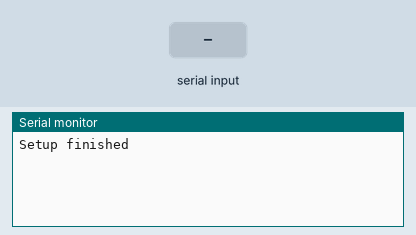
A sketch run on a simulated Arduino Uno, built with avr-gcc and run on an emulated ATmega328P. Parts: the last lines printed to the serial monitor. The inputs (shaded band) are chosen by the test bench.

Above: at 1.2 s.
1.3 s: "90,45\n" received over Serial
At 2.1 s:
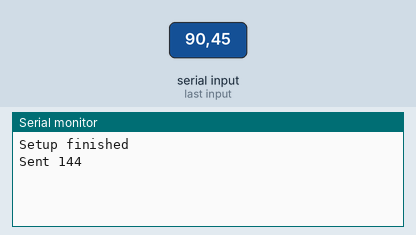
2.8 s: "30,150\n" received over Serial
At 3.3 s:
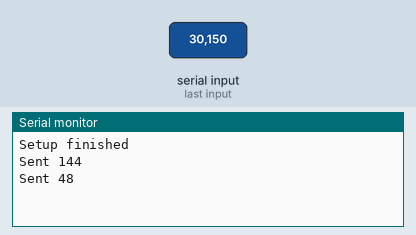

The sketch:

send.ino
```cpp
#include <IRremote.h>


IRsend irsend;

int RECV_PIN = 8;


unsigned long readsignal()
{
    char buffer[32];
    uint8_t idx = 0;
    char c;
    do
    {
        while (Serial.available() == 0) ; // wait for a char this causes the blocking
        c = Serial.read();
        buffer[idx++] = c;
    }
    while (c != '\n' && c != '\r');
    buffer[idx - 1] = 0;
    return strtol(buffer, NULL, 16);
}


void setup() {
    Serial.begin(9600);
    Serial.print("Setup finished\n");
}

void loop() {
    unsigned long msg = readsignal();
    irsend.sendNEC(msg, 32);

    Serial.print("Sent ");
    Serial.print(msg);
    Serial.print("\n");
}
```

Measured:
- after the input at 1.3 s, the serial monitor: prints a new line after 0.07 s (image 1)
- after the input at 2.8 s, the serial monitor: prints a new line after 0.08 s (image 2)
